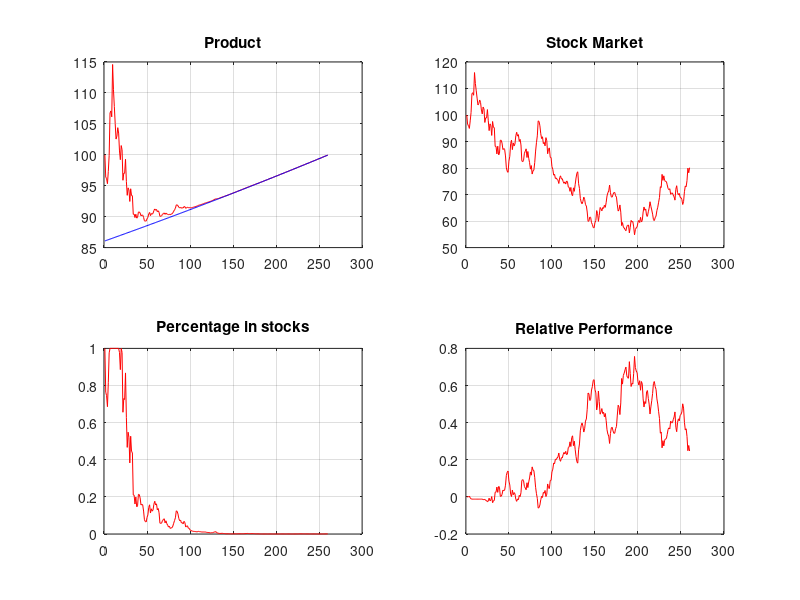

Source code (MATLAB):
clear all

sdy=0.20; %Yearly Standard Deviation
mry=0.08; %Yearly mean return
rfy=0.03; %Risk free

le=5; %Lenght of the Strategy in Years

%Weekly moments
sd=sdy/(52^0.5);
mr=mry/52;
rf=rfy/52;


%Number of periods
t=52*le;




sm=100;
p=100;
f=100/(1+rf)^t;
c=p-f;
m=100/c;
%s=m*c;
s=min(p,m*c);
b=p-s;

for i=2:t
    r=normrnd(mr,sd,1,1);
    p(i,1)=s(i-1,1)*(1+r)+b(i-1,1)*(1+rf);
    f(i,1)=100/(1+rf)^(t-i+1);
    c(i,1)=p(i,1)-f(i,1);
    %s(i,1)=max(0,m*c(i,1));
    s(i,1)=max(0,min(p(i,1),m*c(i,1)));   
    b(i,1)=p(i,1)-s(i,1);
    sm(i,1)=sm(i-1,1)*(1+r);
end

pt=linspace(1,t,t);

figure
subplot (2,2,1)
plot(pt,p,'r-',pt,f,'b-')
title('Product')
grid on

subplot (2,2,2)
plot(pt,sm,'r-')
title('Stock Market')
grid on

subplot (2,2,3)
plot(pt,s./p,'r-')
title('Percentage in stocks')
grid on

subplot (2,2,4)
plot(pt,(p-sm)./sm,'r-')
title('Relative Performance')
grid on

